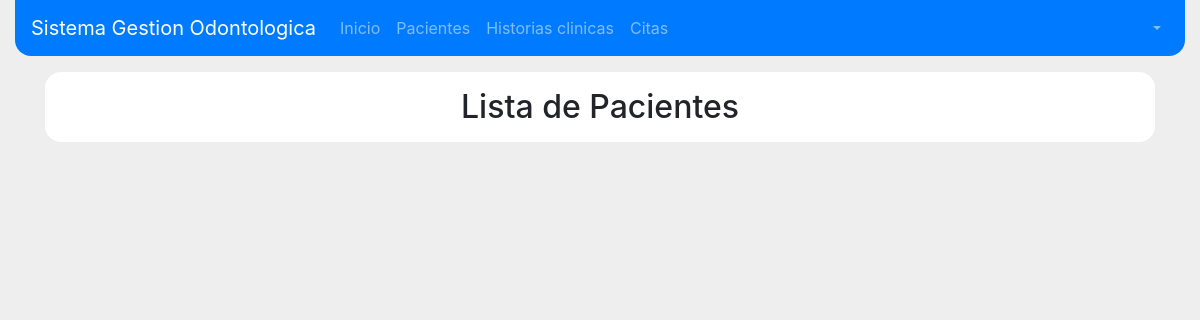
Page /pacientes on the earlier database version.
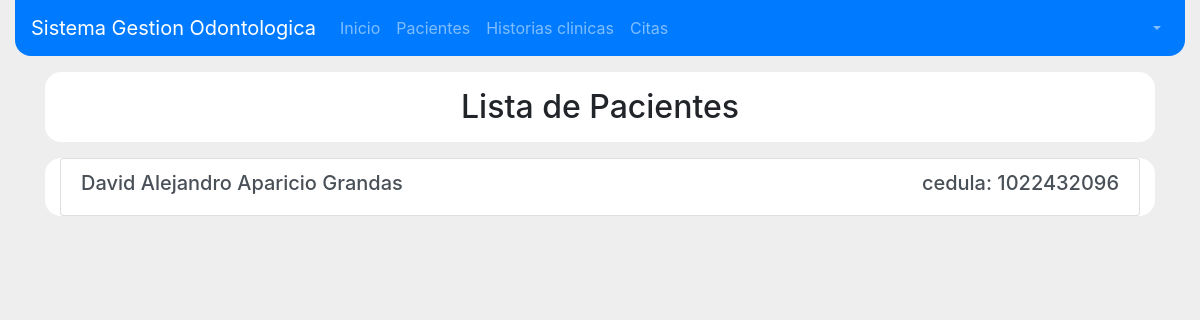
Same page on the later database version.
### pacientes/models.py (models this page shows, shortened)
class Paciente(models.Model):
    estados_civiles = (
        ('soltero', 'Soltero/a'),
        ('casado', 'Casado/a'),
        ('union libre', 'Union libre'),
        ('viudo', 'Viudo/a'),
        ('divorciado', 'Divorciado/a'),
        ('comprometido', 'Comprometido/a')
    )
    cedula = models.CharField(primary_key=True, max_length=11)
    primer_nombre = models.CharField(max_length=15)
    segundo_nombre = models.CharField(max_length=15)
    primer_apellido = models.CharField(max_length=15)
    segundo_apellido = models.CharField(max_length=15)
    direccion = models.CharField(max_length=100)
    ciudad = models.CharField(max_length=50)
    fecha_nacimiento = models.DateField()
    estado_civil = models.CharField(max_length=50, choices=estados_civiles)
    telefono = models.CharField(max_length=10)

### pacientes/views.py (the view)
# urls.py: url(r'^pacientes$', PacienteListView.as_view(), name='listar_pacientes'),
class PacienteListView(ListView):
    model = Paciente

### templates/pacientes/paciente_list.html
{% extends 'base.html' %}
{% load staticfiles %}
{% block style_content %}
    <link rel="stylesheet" href="{% static 'css/PacientesLista.css' %}">
    <link rel="stylesheet" href="{% static 'css/PacienteRegistro.css' %}">
{% endblock style_content %}
{% block content %}
    <section id="section-container">
        <div class="container">
            <div class="row fila">
                <div class="col-12 text-center pt-3 pb-2">
                    <h2>Lista de Pacientes</h2>
                </div>
            </div>
            <div class="row fila">
                <div class="col-12">
                    <div class="list-group">
                        {% for paciente in  object_list%}
                            <a href="{% url 'pacientes:detalle_paciente' pk=paciente.cedula %}" class="list-group-item list-group-item-action flex-column">
                                <div class="d-flex w-100 justify-content-between">
                                    <h5 class="mb-1">{{ paciente.primer_nombre }} {{ paciente.segundo_nombre }} {{ paciente.primer_apellido }} {{ paciente.segundo_apellido }}</h5>
                                    <h5>cedula: {{ paciente.cedula }}</h5>
                                </div>
                            </a>
                        {% endfor %}
                    </div>
                </div>
            </div>
        </div>
    </section>
{% endblock content %}

### templates/base.html (shortened to what this page needs)
<!DOCTYPE html>
<html lang="en">
	<head>
		{% load staticfiles %}
		<link rel="stylesheet" href="{% static 'css/bootstrap.min.css' %}">
		<link rel="stylesheet" href="{% static 'css/base.css' %}">
		{% block style_content %}
		{% endblock style_content %}
	</head>
	<body>
		<header id="header-container">
			<div class="container-fluid">
				<nav class="navbar navbar-expand-lg navbar-dark bg-primary">
					<a class="navbar-brand" href="/inicio">Sistema Gestion Odontologica</a>
					<div class="collapse navbar-collapse justify-content-between" id="navbarNavDropdown">
						<ul class="navbar-nav">
							<li class="nav-item {{active_inicio}}">
								<a class="nav-link" href="/inicio">Inicio <span class="sr-only">(current)</span></a>
							</li>
							<li class="nav-item {{active_pacientes}}">
								<a class="nav-link" href="{% url 'pacientes:listar_pacientes' %}">Pacientes</a>
							</li>
							<li class="nav-item {{active_historias}}">
								<a class="nav-link" href="#">Historias clinicas</a>
							</li>
							<li class="nav-item {{active_citas}}">
								<a class="nav-link" href="#"> Citas </a>
							</li>
						</ul>
						<ul class="navbar-nav">
							<li class="nav-item dropdown">
								<a class="nav-link dropdown-toggle" data-toggle="dropdown" href="#" role="button" aria-haspopup="true" aria-expanded="false">{{user.first_name}} {{user.last_name}}</a>
							</li>
						</ul>
					</div>
				</nav>
			</div>
		</header>
		{% block content %}
		{% endblock content %}
	</body>
</html>

### static/css/base.css (style rules this page uses)
* { font-size: 16px; }
body { background-color: #eee; }
nav { border-radius: 0 0 1em 1em; }

### pacientes/static/css/PacientesLista.css (style rules this page uses)
.fila { background-color: white; border-radius: 1em; margin :1em 0; }

### pacientes/static/css/PacienteRegistro.css (style rules this page uses)
#section-container { margin: 1em 0; }

Differences in the rows shown:
added Paciente: primer_nombre "David", segundo_nombre "Alejandro", primer_apellido "Aparicio", segundo_apellido "Grandas", cedula "1022432096"
